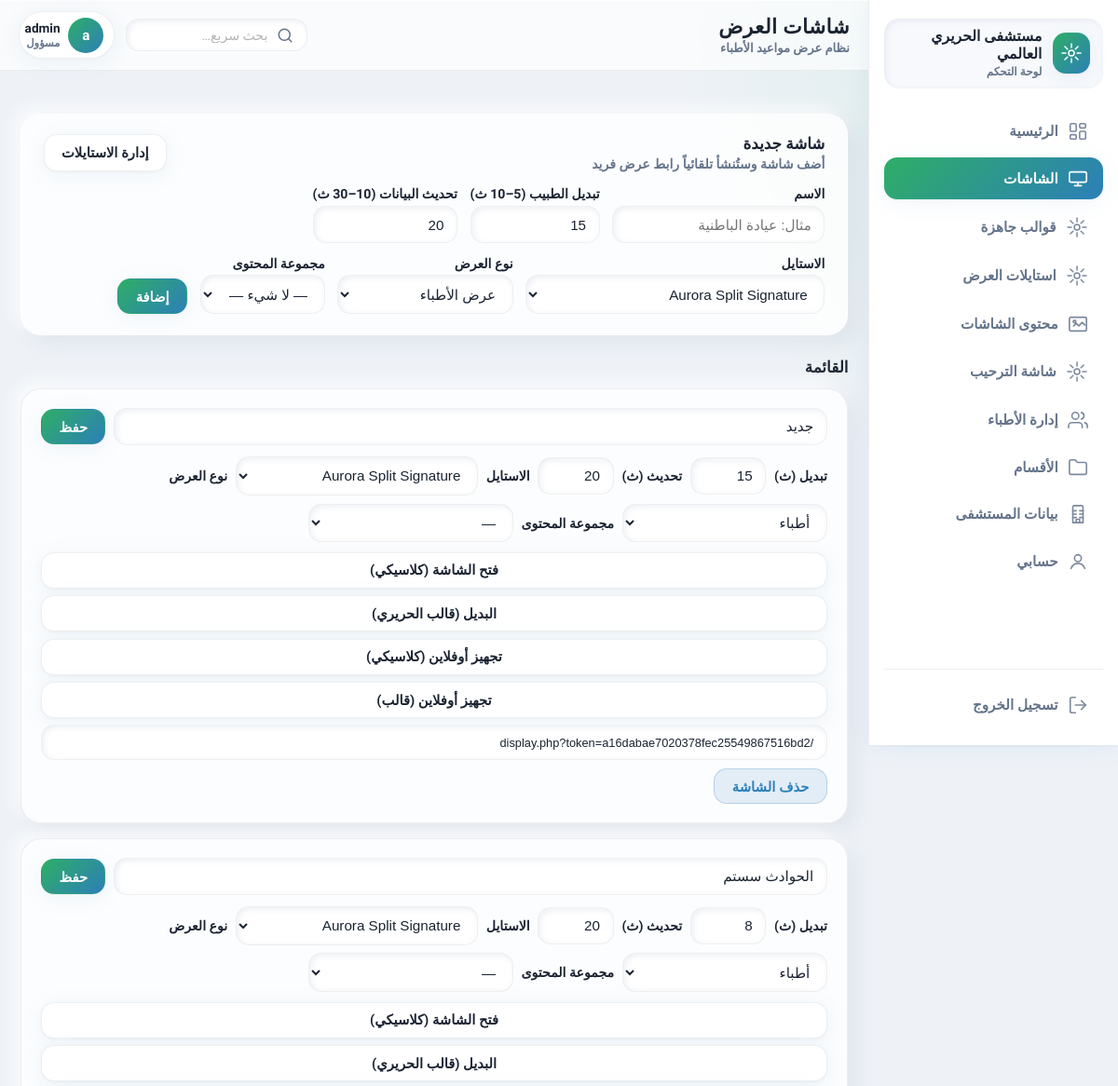
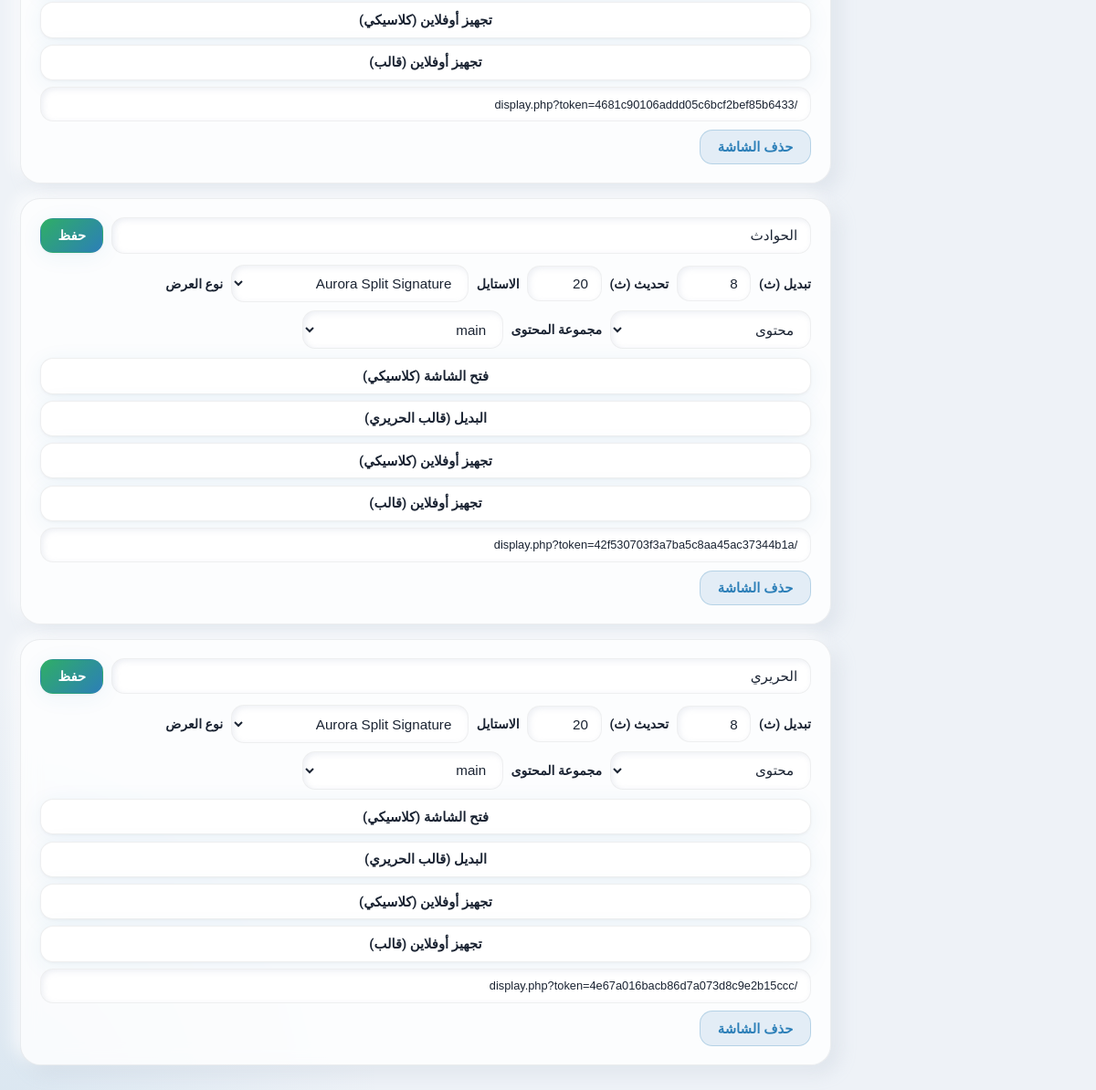
Page /admin/screens.php (signed in) on the committed database (2 pictures, top to bottom).
### tables this page shows
CREATE TABLE `hospital_settings` (
  `id` tinyint(3) UNSIGNED NOT NULL DEFAULT 1,
  `name` varchar(255) NOT NULL DEFAULT '',
  `logo_path` varchar(512) DEFAULT NULL,
  `phone` varchar(64) NOT NULL DEFAULT '',
  `email` varchar(191) NOT NULL DEFAULT '',
  `address` text DEFAULT NULL,
  `website` varchar(255) NOT NULL DEFAULT '',
  `social_facebook` varchar(255) NOT NULL DEFAULT '',
  `social_instagram` varchar(255) NOT NULL DEFAULT '',
  `social_x` varchar(255) NOT NULL DEFAULT '',
  `social_youtube` varchar(255) NOT NULL DEFAULT '',
  `default_display_shell` varchar(16) NOT NULL DEFAULT 'classic' COMMENT 'classic|hariri',
  `updated_at` datetime NOT NULL DEFAULT current_timestamp() ON UPDATE current_timestamp()
);

CREATE TABLE `screens` (
  `id` int(10) UNSIGNED NOT NULL,
  `name` varchar(191) NOT NULL,
  `token` char(32) NOT NULL,
  `slide_seconds` tinyint(3) UNSIGNED NOT NULL DEFAULT 8,
  `refresh_seconds` smallint(5) UNSIGNED NOT NULL DEFAULT 20,
  `display_style` varchar(32) NOT NULL DEFAULT 'hero_medical',
  `display_mode` enum('doctors','content') NOT NULL DEFAULT 'doctors',
  `content_group_id` int(10) UNSIGNED DEFAULT NULL,
  `created_at` datetime NOT NULL DEFAULT current_timestamp()
);

CREATE TABLE `content_groups` (
  `id` int(10) UNSIGNED NOT NULL,
  `name` varchar(191) NOT NULL,
  `loop_enabled` tinyint(1) NOT NULL DEFAULT 1,
  `created_at` datetime NOT NULL DEFAULT current_timestamp()
);

### admin/screens.php (the view, shortened to what the rows shown need)
<?php
require_once dirname(__DIR__) . '/includes/auth.php';
require_once dirname(__DIR__) . '/includes/functions.php';
require_once dirname(__DIR__) . '/includes/hospital.php';
$pdo = db();
$styleRows = $pdo->query('SELECT style_key, name FROM display_styles ORDER BY is_system DESC, name ASC')->fetchAll();
$contentGroups = $pdo->query('SELECT id, name FROM content_groups ORDER BY name ASC')->fetchAll();
$styleOptions = [];
foreach ($styleRows as $sr) {
    $styleOptions[(string) $sr['style_key']] = (string) $sr['name'];
}
$screens = $pdo->query('SELECT id, name, token, slide_seconds, refresh_seconds, display_style, display_mode, content_group_id, created_at FROM screens ORDER BY id DESC')->fetchAll();
$adminPageTitle = 'شاشات العرض';
require_once dirname(__DIR__) . '/includes/admin/header.php';
?>
    <section class="saas-card section">
      <div class="saas-card__head">
        <div>
          <h2 class="saas-card__title">شاشة جديدة</h2>
        </div>
      </div>
    </section>
    <section class="section">
      <h2 class="section__title">القائمة</h2>
      <?php foreach ($screens as $s): ?>
        <?php
        $urls = screen_display_urls($pdo, (string) $s['token']);
        $link = $urls['primary'];
        $altLink = $urls['secondary'];
        $offlinePrepLink = url('display.php?token=' . $s['token'] . '&offline_sync=1&force_classic=1');
        $offlinePrepHariri = url('display.php?token=' . $s['token'] . '&offline_sync=1&force_hariri=1');
        ?>
        <div class="screen-card">
          <form method="post" class="screen-card__form">
            <div class="screen-card__head">
              <input class="form__input" name="name" value="<?= esc($s['name']) ?>" required>
              <button class="btn btn--primary" type="submit">حفظ</button>
            </div>
            <div class="screen-card__row">
              <label class="form__label">تبديل (ث)</label>
              <input class="form__input form__input--sm" type="number" name="slide_seconds" min="5" max="60" value="<?= (int) $s['slide_seconds'] ?>">
              <label class="form__label">تحديث (ث)</label>
              <input class="form__input form__input--sm" type="number" name="refresh_seconds" min="10" max="30" value="<?= (int) $s['refresh_seconds'] ?>">
              <label class="form__label">الاستايل</label>
              <select class="form__input" name="display_style" style="max-width:260px">
                <?php foreach ($styleOptions as $key => $label): ?>
                  <option value="<?= esc($key) ?>" <?= ($s['display_style'] ?? 'hero_medical') === $key ? 'selected' : '' ?>><?= esc($label) ?></option>
                <?php endforeach; ?>
              </select>
              <label class="form__label">نوع العرض</label>
              <select class="form__input" name="display_mode" style="max-width:220px">
                <option value="doctors" <?= ($s['display_mode'] ?? 'doctors') === 'doctors' ? 'selected' : '' ?>>أطباء</option>
                <option value="content" <?= ($s['display_mode'] ?? '') === 'content' ? 'selected' : '' ?>>محتوى</option>
              </select>
              <label class="form__label">مجموعة المحتوى</label>
              <select class="form__input" name="content_group_id" style="max-width:220px">
                <option value="0">—</option>
                <?php foreach ($contentGroups as $g): ?>
                  <option value="<?= (int) $g['id'] ?>" <?= (int) ($s['content_group_id'] ?? 0) === (int) $g['id'] ? 'selected' : '' ?>><?= esc((string) $g['name']) ?></option>
                <?php endforeach; ?>
              </select>
            </div>
          </form>
          <div class="screen-card__link">
            <a class="btn btn--ghost" href="<?= esc($link) ?>" target="_blank" rel="noopener">فتح الشاشة (<?= $urls['primary_kind'] === 'hariri' ? 'قالب الحريري' : 'كلاسيكي' ?>)</a>
            <a class="btn btn--ghost" href="<?= esc($altLink) ?>" target="_blank" rel="noopener">البديل (<?= $urls['secondary_kind'] === 'hariri' ? 'قالب الحريري' : 'كلاسيكي' ?>)</a>
            <a
              class="btn btn--ghost"
              href="<?= esc($offlinePrepLink) ?>"
              target="_blank"
              rel="noopener"
              title="يفتح الشاشة ويحمّل الصفحة والبيانات والوسائط للعمل دون إنترنت على هذا المتصفح (يفضّل Chrome/Edge وHTTPS)"
            >تجهيز أوفلاين (كلاسيكي)</a>
            <a
              class="btn btn--ghost"
              href="<?= esc($offlinePrepHariri) ?>"
              target="_blank"
              rel="noopener"
              title="تجهيز أوفلاين لقالب الحريري"
            >تجهيز أوفلاين (قالب)</a>
            <input type="text" readonly class="form__input form__input--mono" value="<?= esc($link) ?>" onclick="this.select()" title="الرابط الافتراضي حسب إعداد وضع الشاشة الأولى">
          </div>
          <form method="post" class="screen-card__del" onsubmit="return confirm('حذف الشاشة وجميع أطبائها؟');">
            <button class="btn btn--danger" type="submit">حذف الشاشة</button>
          </form>
        </div>
      <?php endforeach; ?>
    </section>
<?php require_once dirname(__DIR__) . '/includes/admin/footer.php'; ?>

### includes/admin/header.php (shortened to what the rows shown need)
<?php
require_once dirname(__DIR__, 2) . '/includes/auth.php';
require_once dirname(__DIR__, 2) . '/includes/hospital.php';
$pdo = db();
$hs = hospital_settings($pdo);
$adminProfile = current_admin($pdo);
$adminUser = isset($_SESSION['admin_user']) ? (string) $_SESSION['admin_user'] : 'مسؤول';
$displayName = trim((string) ($adminProfile['full_name'] ?? '')) !== '' ? (string) $adminProfile['full_name'] : $adminUser;
$initial = function_exists('mb_substr') ? mb_substr($displayName, 0, 1) : substr($displayName, 0, 1);
$avatarUrl = !empty($adminProfile['photo_path']) ? url('uploads/admin/' . basename((string) $adminProfile['photo_path'])) : null;
$sidebarBrand = trim((string) ($hs['name'] ?? '')) !== '' ? (string) $hs['name'] : 'مواعيد الأطباء';
?><!DOCTYPE html>
<html lang="ar" dir="rtl">
<head>
  <link rel="stylesheet" href="<?= esc(url('assets/css/admin.css')) ?>?v=7">
</head>
<body class="admin-body admin-app">
  <div class="saas-shell">
    <aside class="saas-sidebar" id="saasSidebar">
      <div class="saas-sidebar__brand">
        <div class="saas-sidebar__titles">
          <span class="saas-sidebar__name"><?= esc($sidebarBrand) ?></span>
          <span class="saas-sidebar__tag">لوحة التحكم</span>
        </div>
      </div>
    </aside>
    <div class="saas-layout">
      <header class="saas-topbar">
        <div class="saas-topbar__crumb">
          <h1 class="saas-topbar__title"><?= esc($adminPageTitle) ?></h1>
        </div>
        <div class="saas-topbar__tools">
          <a class="saas-user saas-user--link" href="<?= esc(url('admin/account.php')) ?>">
            <?php if ($avatarUrl): ?>
              <img class="saas-user__avatar-img" src="<?= esc($avatarUrl) ?>" width="38" height="38" alt="">
            <?php else: ?>
              <span class="saas-user__avatar" aria-hidden="true"><?= esc($initial) ?></span>
            <?php endif; ?>
            <span class="saas-user__meta">
              <span class="saas-user__name"><?= esc($displayName) ?></span>
              <span class="saas-user__role">مسؤول</span>
            </span>
          </a>
        </div>
      </header>
      <main class="<?= esc($adminMainClass ?? 'saas-main') ?>">

### rows in the picture
hospital_settings: name "مستشفى الحريري العالمي"
screens: name "جديد", slide_seconds "15", refresh_seconds "20", display_style "Aurora Split Signature", display_mode "أطباء", value "/display.php?token=a16dabae7020378fec25549867516bd2"
screens: name "الحوادث سستم", slide_seconds "8", refresh_seconds "20", display_mode "أطباء", value "/display.php?token=4681c90106addd05c6bcf2bef85b6433"
screens: name "الحوادث", slide_seconds "8", refresh_seconds "20", display_style "Aurora Split Signature", display_mode "محتوى", content_group_id "main", value "/display.php?token=42f530703f3a7ba5c8aa45ac37344b1a"
screens: name "الحريري", slide_seconds "8", refresh_seconds "20", display_style "Aurora Split Signature", display_mode "محتوى", content_group_id "main", value "/display.php?token=4e67a016bacb86d7a073d8c9e2b15ccc"

### other values in the picture
$adminPageTitle "شاشات العرض"
$initial "a"
$displayName "admin"
form field display_style "Aurora Split Signature"
